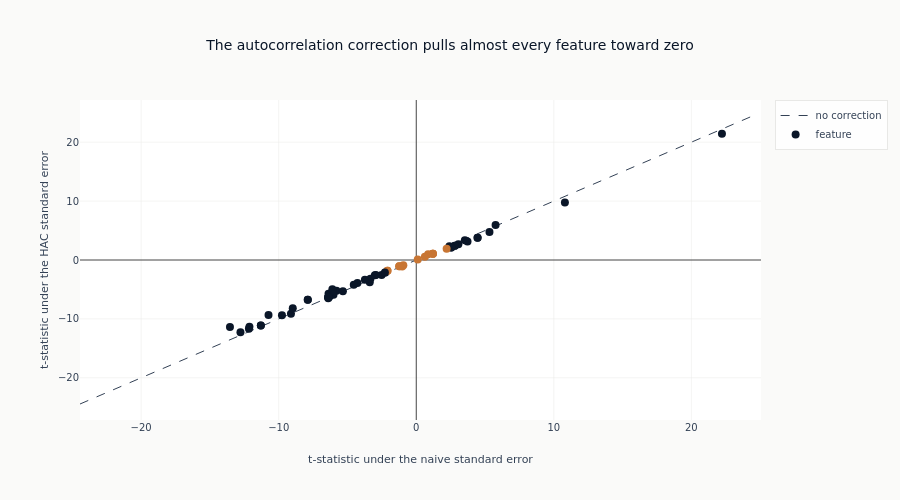

Write notebook code for a chart like this one.
### Markdown cell above
### The HAC correction against the naive one

### Code cell
fig = go.Figure()
_max_t = max(abs(eval_summary["naive_tstat"]).max(), abs(eval_summary["hac_tstat"]).max()) * 1.1
fig.add_trace(
    go.Scatter(
        x=[-_max_t, _max_t],
        y=[-_max_t, _max_t],
        mode="lines",
        line=dict(dash="dash", color=COLORS["neutral"], width=1),
        name="no correction",
        hoverinfo="skip",
    )
)
fig.add_trace(
    go.Scatter(
        x=eval_summary["naive_tstat"].to_list(),
        y=eval_summary["hac_tstat"].to_list(),
        mode="markers",
        text=eval_summary["feature"].to_list(),
        name="feature",
        marker=dict(
            color=[
                COLORS["blue"] if s else COLORS["copper"]
                for s in eval_summary["significant_fdr05"].to_list()
            ],
            size=8,
        ),
    )
)
fig.update_layout(
    title="The autocorrelation correction pulls almost every feature toward zero",
    xaxis_title="t-statistic under the naive standard error",
    yaxis_title="t-statistic under the HAC standard error",
    height=500,
)
fig.show()

### Figure 1 — Plotly figure (JSON) as saved in the notebook; plotly's stock layout.template omitted (floating-point values rounded to 4 significant figures)
{"data": [{"hoverinfo": "skip", "line": {"color": "#334155", "dash": "dash", "width": 1}, "mode": "lines", "name": "no correction", "type": "scatter", "x": [-24.45, 24.45], "y": [-24.45, 24.45]}, {"marker": {"color": ["#0a1628", "#0a1628", "#0a1628", "#0a1628", "#0a1628", "#0a1628", "#0a1628", "#0a1628", "#0a1628", "#0a1628", "#0a1628", "#0a1628", "#0a1628", "#0a1628", "#C87533", "#C87533", "#C87533", "#C87533", "#C87533", "#C87533", "#C87533", "#C87533", "#C87533", "#C87533", "#C87533", "#0a1628", "#0a1628", "#C87533", "#C87533", "#0a1628", "#0a1628", "#0a1628", "#0a1628", "#0a1628", "#0a1628", "#0a1628", "#0a1628", "#0a1628", "#0a1628", "#0a1628", "#0a1628", "#0a1628", "#0a1628", "#0a1628", "#0a1628", "#0a1628", "#0a1628", "#0a1628", "#0a1628", "#0a1628", "#0a1628", "#0a1628", "#0a1628", "#0a1628", "#0a1628", "#0a1628", "#0a1628", "#0a1628", "#0a1628", "#0a1628", "#0a1628", "#0a1628"], "size": 8}, "mode": "markers", "name": "feature", "text": ["volume_ratio", "contrarian_composite", "quality_composite", "past_ret_12m_skip", "sharpe_252d", "sharpe_rank_252d", "dist_from_52w_high", "sharpe_189d", "mom12m_x_liq", "past_ret_252d", "mom_rank_252d", "mom_x_liq", "sharpe_126d", "sharpe_rank_126d", "past_ret_189d", "past_ret_126d", "mom_rank_126d", "mom_zscore_6m", "liq_rank", "momentum_composite", "sma_ratio_200", "adx_14", "vol_ratio_short", "sharpe_63d", "sharpe_rank_63d", "vol_ratio_medium", "mom_accel_short", "past_ret_63d", "mom_rank_63d", "macd_pct", "sharpe_42d", "sma_ratio_100", "illiq_rank", "dist_from_52w_low", "past_ret_42d", "mom_accel_medium", "mom_accel_long", "sharpe_21d", "cci_20", "sma_ratio_50", "past_ret_21d", "mom_rank_21d", "mom_rev_spread", "rsi_14", "rsi_rank", "past_ret_10d", "natr_14", "ema_ratio_26", "rsi_7", "sma_ratio_20", "vol_21d", "vol_252d", "vol_126d", "vol_63d", "vol_rank", "vol_zscore", "past_ret_5d", "reversal_rank", "stoch_k_14", "kama_ratio_10", "ema_ratio_12", "sma_ratio_10"], "type": "scatter", "x": [22.22, 10.81, 5.767, 5.322, 4.458, 4.458, 3.061, 3.726, 3.533, 2.807, 2.807, 2.407, 2.541, 2.541, 2.208, 1.207, 1.207, 1.207, 0.8638, 0.6257, 0.1087, -0.9399, -1.025, -1.237, -1.237, -2.517, -2.245, -2.093, -2.093, -2.279, -3.011, -2.938, -3.382, -3.332, -3.735, -4.276, -4.543, -5.95, -6.378, -5.799, -6.333, -6.333, -6.1, -7.887, -7.887, -9.109, -5.334, -8.979, -10.74, -9.764, -6.396, -6.016, -6.302, -6.399, -6.399, -6.399, -11.3, -11.3, -13.54, -12.17, -12.13, -12.78], "y": [21.43, 9.761, 5.945, 4.747, 3.773, 3.773, 2.687, 3.155, 3.372, 2.42, 2.42, 2.351, 2.141, 2.141, 1.916, 1.044, 1.044, 1.044, 0.9803, 0.5372, 0.09301, -0.8842, -1.124, -1.049, -1.049, -2.537, -2.103, -1.833, -1.833, -2.128, -2.583, -2.542, -3.785, -3.182, -3.348, -3.894, -4.205, -5.266, -5.733, -5.226, -5.991, -5.991, -4.966, -6.738, -6.738, -9.143, -5.316, -8.204, -9.317, -9.387, -6.49, -5.9, -6.2, -6.341, -6.341, -6.341, -11.13, -11.13, -11.39, -11.67, -11.34, -12.26]}], "layout": {"height": 500, "title": {"text": "The autocorrelation correction pulls almost every feature toward zero"}, "xaxis": {"title": {"text": "t-statistic under the naive standard error"}}, "yaxis": {"title": {"text": "t-statistic under the HAC standard error"}}}}
